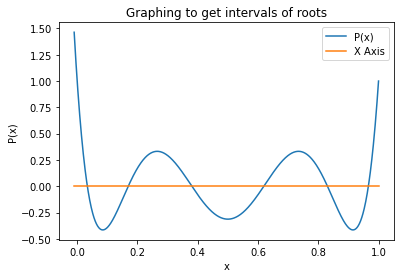

Reproduce this figure in Python.
#!/usr/bin/env python3
# -*- coding: utf-8 -*-
"""
Created on Sun Apr 18 08:15:30 2021

@author: aditi
"""
from numpy import linspace
from matplotlib import pyplot as plt

def P(x):
    return 924*x**6-2772*x**5+3150*x**4-\
        1680*x**3+420*x**2-42*x+1

def dP(x):
    return 924*6*x**5-2772*5*x**4+3150*4*x**3-\
        1680*3*x**2+420*2*x-42

#graphing to get initial guesses
Pval = []
x_ax = []
xval = linspace(-0.01,1,1000)
for x in xval:
    Pval.append(P(x))
    x_ax.append(0)

plt.figure(1)
plt.plot(xval,Pval,xval,x_ax)
plt.title('Graphing to get intervals of roots')
plt.xlabel('x')
plt.ylabel('P(x)')
plt.legend(['P(x)','X Axis'])

'''
Thus, initial guesses obtained for the 6 roots of \
polynomial (for using Newton Method):
x1* = 0
x2* = 0.2
x3* = 0.4
x4* = 0.6
x5* = 0.8
x6* = 1
'''

def Newton(x,eps,f,df):
    while ((f(x)>eps) and (df(x)!=0)):
        #print(x,f(x))
        xn = x - f(x)/(df(x))
        x = xn
    return x

print('Roots of Polynomial:')
eps = 10**-10
xvalue = [0,0.2,0.4,0.6,0.8,1]
for i in range(6):
    val = Newton(xvalue[i],eps,P,dP)
    print('x(',i+1,') =', val)
